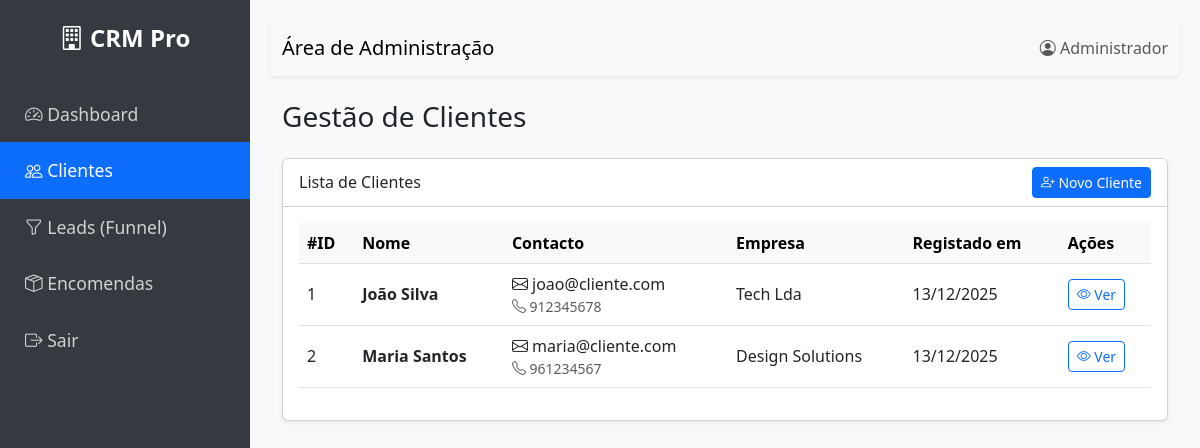
Page /admin/gestao_clientes.php (signed in) on the committed database.
### tables this page shows
CREATE TABLE `cliente` (
  `cliente_id` int(11) NOT NULL AUTO_INCREMENT,
  `nome` varchar(100) NOT NULL,
  `email` varchar(100) NOT NULL,
  `telefone` varchar(20) DEFAULT NULL,
  `empresa` varchar(100) DEFAULT NULL,
  `nif` varchar(20) DEFAULT NULL,
  `morada` text DEFAULT NULL,
  `senha_hash` varchar(255) DEFAULT NULL,  
  `data_criacao` timestamp NOT NULL DEFAULT CURRENT_TIMESTAMP,
  PRIMARY KEY (`cliente_id`),
  UNIQUE KEY `email` (`email`)
);

### admin/gestao_clientes.php (the view, shortened to what this page needs)
<?php
require_once '../includes/db.php';
try {
    $stmt = $pdo->query("SELECT * FROM cliente ORDER BY data_criacao DESC");
    $clientes = $stmt->fetchAll(PDO::FETCH_ASSOC);
} catch (PDOException $e) {
    die("Erro ao carregar os clientes: " . $e->getMessage());
}
include '../includes/header.php';
?>
<div class="container-fluid">
    <h3>Gestão de Clientes</h3>
    <div class="card mt-4 shadow-sm">
        <div class="card-header bg-white">
            <div class="d-flex justify-content-between align-items-center">
                <span>Lista de Clientes</span>
                <button class="btn btn-sm btn-primary" onclick="alert('Funcionalidade de adicionar cliente manual (TODO)')"><i class="bi bi-person-plus"></i> Novo Cliente</button>
            </div>
        </div>
        <div class="card-body">
            <div class="table-responsive">
                <table class="table table-hover align-middle">
                    <thead class="table-light">
                        <tr>
                            <th>#ID</th>
                            <th>Nome</th>
                            <th>Contacto</th>
                            <th>Empresa</th>
                            <th>Registado em</th>
                            <th>Ações</th>
                        </tr>
                    </thead>
                    <tbody>
                        <?php foreach ($clientes as $cliente): ?>
                            <tr>
                                <td><?php echo $cliente['cliente_id']; ?></td>
                                <td>
                                    <div class="fw-bold"><?php echo htmlspecialchars($cliente['nome']); ?></div>
                                </td>
                                <td>
                                    <div><i class="bi bi-envelope"></i> <?php echo htmlspecialchars($cliente['email']); ?></div>
                                    <?php if(!empty($cliente['telefone'])): ?>
                                        <div class="small text-muted"><i class="bi bi-telephone"></i> <?php echo htmlspecialchars($cliente['telefone']); ?></div>
                                    <?php endif; ?>
                                </td>
                                <td><?php echo htmlspecialchars($cliente['empresa'] ?? '-'); ?></td>
                                <td><?php echo date("d/m/Y", strtotime($cliente['data_criacao'])); ?></td>
                                <td>
                                    <a href="detalhe_cliente.php?id=<?php echo $cliente['cliente_id']; ?>" class="btn btn-sm btn-outline-primary">
                                        <i class="bi bi-eye"></i> Ver
                                    </a>
                                </td>
                            </tr>
                        <?php endforeach; ?>
                    </tbody>
                </table>
            </div>
        </div>
    </div>
</div>
<?php include '../includes/footer.php'; ?>

### includes/header.php (style rules this page uses)
body { font-family: 'Segoe UI', Tahoma, Geneva, Verdana, sans-serif; background-color: #f8f9fa; }

### rows in the picture
cliente: cliente_id "1", nome "João Silva", email "joao@cliente.com", telefone "912345678", empresa "Tech Lda", data_criacao "13/12/2025"
cliente: cliente_id "2", nome "Maria Santos", email "maria@cliente.com", telefone "961234567", empresa "Design Solutions", data_criacao "13/12/2025"

### other values in the picture
$_SESSION['admin_nome'] "Administrador"
